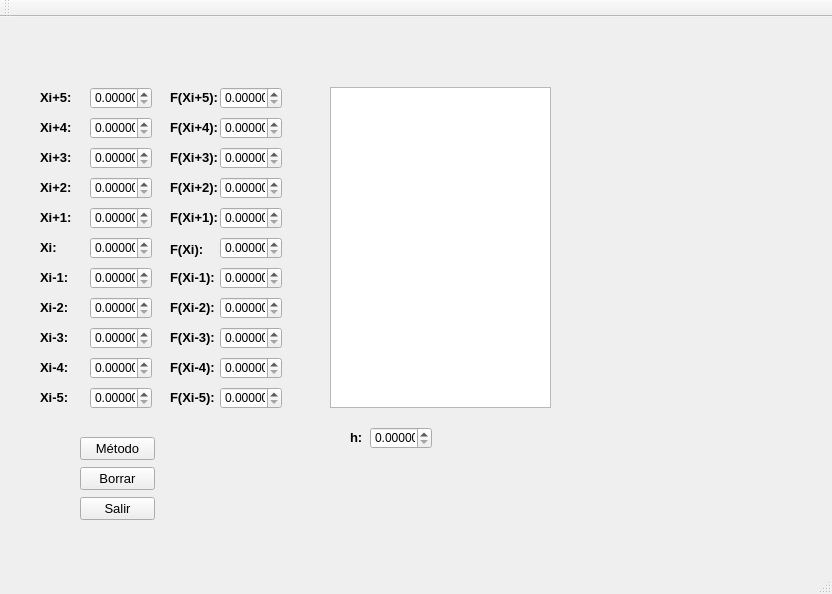
<?xml version="1.0" encoding="UTF-8"?>
<ui version="4.0">
 <class>Integracion</class>
 <widget class="QMainWindow" name="Integracion">
  <property name="geometry">
   <rect>
    <x>0</x>
    <y>0</y>
    <width>832</width>
    <height>594</height>
   </rect>
  </property>
  <property name="windowTitle">
   <string>Integracion</string>
  </property>
  <widget class="QWidget" name="centralWidget">
   <widget class="QDoubleSpinBox" name="X5">
    <property name="geometry">
     <rect>
      <x>90</x>
      <y>70</y>
      <width>62</width>
      <height>22</height>
     </rect>
    </property>
    <property name="decimals">
     <number>5</number>
    </property>
   </widget>
   <widget class="QDoubleSpinBox" name="X4">
    <property name="geometry">
     <rect>
      <x>90</x>
      <y>100</y>
      <width>62</width>
      <height>22</height>
     </rect>
    </property>
    <property name="decimals">
     <number>5</number>
    </property>
   </widget>
   <widget class="QDoubleSpinBox" name="X3">
    <property name="geometry">
     <rect>
      <x>90</x>
      <y>130</y>
      <width>62</width>
      <height>22</height>
     </rect>
    </property>
    <property name="decimals">
     <number>5</number>
    </property>
   </widget>
   <widget class="QDoubleSpinBox" name="X2">
    <property name="geometry">
     <rect>
      <x>90</x>
      <y>160</y>
      <width>62</width>
      <height>22</height>
     </rect>
    </property>
    <property name="decimals">
     <number>5</number>
    </property>
   </widget>
   <widget class="QDoubleSpinBox" name="X1">
    <property name="geometry">
     <rect>
      <x>90</x>
      <y>190</y>
      <width>62</width>
      <height>22</height>
     </rect>
    </property>
    <property name="decimals">
     <number>5</number>
    </property>
   </widget>
   <widget class="QDoubleSpinBox" name="X">
    <property name="geometry">
     <rect>
      <x>90</x>
      <y>220</y>
      <width>62</width>
      <height>22</height>
     </rect>
    </property>
    <property name="decimals">
     <number>5</number>
    </property>
   </widget>
   <widget class="QDoubleSpinBox" name="X_1">
    <property name="geometry">
     <rect>
      <x>90</x>
      <y>250</y>
      <width>62</width>
      <height>22</height>
     </rect>
    </property>
    <property name="decimals">
     <number>5</number>
    </property>
   </widget>
   <widget class="QDoubleSpinBox" name="X_2">
    <property name="geometry">
     <rect>
      <x>90</x>
      <y>280</y>
      <width>62</width>
      <height>22</height>
     </rect>
    </property>
    <property name="decimals">
     <number>5</number>
    </property>
   </widget>
   <widget class="QDoubleSpinBox" name="X_3">
    <property name="geometry">
     <rect>
      <x>90</x>
      <y>310</y>
      <width>62</width>
      <height>22</height>
     </rect>
    </property>
    <property name="decimals">
     <number>5</number>
    </property>
   </widget>
   <widget class="QDoubleSpinBox" name="X_4">
    <property name="geometry">
     <rect>
      <x>90</x>
      <y>340</y>
      <width>62</width>
      <height>22</height>
     </rect>
    </property>
    <property name="decimals">
     <number>5</number>
    </property>
   </widget>
   <widget class="QDoubleSpinBox" name="X_5">
    <property name="geometry">
     <rect>
      <x>90</x>
      <y>370</y>
      <width>62</width>
      <height>22</height>
     </rect>
    </property>
    <property name="decimals">
     <number>5</number>
    </property>
   </widget>
   <widget class="QDoubleSpinBox" name="FX1">
    <property name="geometry">
     <rect>
      <x>220</x>
      <y>190</y>
      <width>62</width>
      <height>22</height>
     </rect>
    </property>
    <property name="decimals">
     <number>5</number>
    </property>
   </widget>
   <widget class="QDoubleSpinBox" name="FX_5">
    <property name="geometry">
     <rect>
      <x>220</x>
      <y>370</y>
      <width>62</width>
      <height>22</height>
     </rect>
    </property>
    <property name="decimals">
     <number>5</number>
    </property>
   </widget>
   <widget class="QDoubleSpinBox" name="FX4">
    <property name="geometry">
     <rect>
      <x>220</x>
      <y>100</y>
      <width>62</width>
      <height>22</height>
     </rect>
    </property>
    <property name="decimals">
     <number>5</number>
    </property>
   </widget>
   <widget class="QDoubleSpinBox" name="FX_3">
    <property name="geometry">
     <rect>
      <x>220</x>
      <y>310</y>
      <width>62</width>
      <height>22</height>
     </rect>
    </property>
    <property name="decimals">
     <number>5</number>
    </property>
   </widget>
   <widget class="QDoubleSpinBox" name="FX_2">
    <property name="geometry">
     <rect>
      <x>220</x>
      <y>280</y>
      <width>62</width>
      <height>22</height>
     </rect>
    </property>
    <property name="decimals">
     <number>5</number>
    </property>
   </widget>
   <widget class="QDoubleSpinBox" name="FX5">
    <property name="geometry">
     <rect>
      <x>220</x>
      <y>70</y>
      <width>62</width>
      <height>22</height>
     </rect>
    </property>
    <property name="decimals">
     <number>5</number>
    </property>
   </widget>
   <widget class="QDoubleSpinBox" name="FX2">
    <property name="geometry">
     <rect>
      <x>220</x>
      <y>160</y>
      <width>62</width>
      <height>22</height>
     </rect>
    </property>
    <property name="decimals">
     <number>5</number>
    </property>
   </widget>
   <widget class="QDoubleSpinBox" name="FX_4">
    <property name="geometry">
     <rect>
      <x>220</x>
      <y>340</y>
      <width>62</width>
      <height>22</height>
     </rect>
    </property>
    <property name="decimals">
     <number>5</number>
    </property>
   </widget>
   <widget class="QDoubleSpinBox" name="FX3">
    <property name="geometry">
     <rect>
      <x>220</x>
      <y>130</y>
      <width>62</width>
      <height>22</height>
     </rect>
    </property>
    <property name="decimals">
     <number>5</number>
    </property>
   </widget>
   <widget class="QDoubleSpinBox" name="FX">
    <property name="geometry">
     <rect>
      <x>220</x>
      <y>220</y>
      <width>62</width>
      <height>22</height>
     </rect>
    </property>
    <property name="decimals">
     <number>5</number>
    </property>
   </widget>
   <widget class="QDoubleSpinBox" name="FX_1">
    <property name="geometry">
     <rect>
      <x>220</x>
      <y>250</y>
      <width>62</width>
      <height>22</height>
     </rect>
    </property>
    <property name="decimals">
     <number>5</number>
    </property>
   </widget>
   <widget class="QLabel" name="label">
    <property name="geometry">
     <rect>
      <x>40</x>
      <y>70</y>
      <width>51</width>
      <height>21</height>
     </rect>
    </property>
    <property name="font">
     <font>
      <family>Arial</family>
      <pointsize>10</pointsize>
      <weight>75</weight>
      <bold>true</bold>
     </font>
    </property>
    <property name="text">
     <string>Xi+5:</string>
    </property>
   </widget>
   <widget class="QLabel" name="label_2">
    <property name="geometry">
     <rect>
      <x>40</x>
      <y>100</y>
      <width>51</width>
      <height>21</height>
     </rect>
    </property>
    <property name="font">
     <font>
      <family>Arial</family>
      <pointsize>10</pointsize>
      <weight>75</weight>
      <bold>true</bold>
     </font>
    </property>
    <property name="text">
     <string>Xi+4:</string>
    </property>
   </widget>
   <widget class="QLabel" name="label_3">
    <property name="geometry">
     <rect>
      <x>40</x>
      <y>130</y>
      <width>51</width>
      <height>21</height>
     </rect>
    </property>
    <property name="font">
     <font>
      <family>Arial</family>
      <pointsize>10</pointsize>
      <weight>75</weight>
      <bold>true</bold>
     </font>
    </property>
    <property name="text">
     <string>Xi+3:</string>
    </property>
   </widget>
   <widget class="QLabel" name="label_4">
    <property name="geometry">
     <rect>
      <x>40</x>
      <y>190</y>
      <width>51</width>
      <height>21</height>
     </rect>
    </property>
    <property name="font">
     <font>
      <family>Arial</family>
      <pointsize>10</pointsize>
      <weight>75</weight>
      <bold>true</bold>
     </font>
    </property>
    <property name="text">
     <string>Xi+1:</string>
    </property>
   </widget>
   <widget class="QLabel" name="label_5">
    <property name="geometry">
     <rect>
      <x>40</x>
      <y>160</y>
      <width>51</width>
      <height>21</height>
     </rect>
    </property>
    <property name="font">
     <font>
      <family>Arial</family>
      <pointsize>10</pointsize>
      <weight>75</weight>
      <bold>true</bold>
     </font>
    </property>
    <property name="text">
     <string>Xi+2:</string>
    </property>
   </widget>
   <widget class="QLabel" name="label_6">
    <property name="geometry">
     <rect>
      <x>40</x>
      <y>220</y>
      <width>51</width>
      <height>21</height>
     </rect>
    </property>
    <property name="font">
     <font>
      <family>Arial</family>
      <pointsize>10</pointsize>
      <weight>75</weight>
      <bold>true</bold>
     </font>
    </property>
    <property name="text">
     <string>Xi:</string>
    </property>
   </widget>
   <widget class="QLabel" name="label_7">
    <property name="geometry">
     <rect>
      <x>40</x>
      <y>250</y>
      <width>51</width>
      <height>21</height>
     </rect>
    </property>
    <property name="font">
     <font>
      <family>Arial</family>
      <pointsize>10</pointsize>
      <weight>75</weight>
      <bold>true</bold>
     </font>
    </property>
    <property name="text">
     <string>Xi-1:</string>
    </property>
   </widget>
   <widget class="QLabel" name="label_8">
    <property name="geometry">
     <rect>
      <x>40</x>
      <y>280</y>
      <width>51</width>
      <height>21</height>
     </rect>
    </property>
    <property name="font">
     <font>
      <family>Arial</family>
      <pointsize>10</pointsize>
      <weight>75</weight>
      <bold>true</bold>
     </font>
    </property>
    <property name="text">
     <string>Xi-2:</string>
    </property>
   </widget>
   <widget class="QLabel" name="label_9">
    <property name="geometry">
     <rect>
      <x>40</x>
      <y>310</y>
      <width>51</width>
      <height>21</height>
     </rect>
    </property>
    <property name="font">
     <font>
      <family>Arial</family>
      <pointsize>10</pointsize>
      <weight>75</weight>
      <bold>true</bold>
     </font>
    </property>
    <property name="text">
     <string>Xi-3:</string>
    </property>
   </widget>
   <widget class="QLabel" name="label_10">
    <property name="geometry">
     <rect>
      <x>40</x>
      <y>340</y>
      <width>51</width>
      <height>21</height>
     </rect>
    </property>
    <property name="font">
     <font>
      <family>Arial</family>
      <pointsize>10</pointsize>
      <weight>75</weight>
      <bold>true</bold>
     </font>
    </property>
    <property name="text">
     <string>Xi-4:</string>
    </property>
   </widget>
   <widget class="QLabel" name="label_11">
    <property name="geometry">
     <rect>
      <x>40</x>
      <y>370</y>
      <width>51</width>
      <height>21</height>
     </rect>
    </property>
    <property name="font">
     <font>
      <family>Arial</family>
      <pointsize>10</pointsize>
      <weight>75</weight>
      <bold>true</bold>
     </font>
    </property>
    <property name="text">
     <string>Xi-5:</string>
    </property>
   </widget>
   <widget class="QLabel" name="label_12">
    <property name="geometry">
     <rect>
      <x>170</x>
      <y>222</y>
      <width>51</width>
      <height>21</height>
     </rect>
    </property>
    <property name="font">
     <font>
      <family>Arial</family>
      <pointsize>10</pointsize>
      <weight>75</weight>
      <bold>true</bold>
     </font>
    </property>
    <property name="text">
     <string>F(Xi):</string>
    </property>
   </widget>
   <widget class="QLabel" name="label_13">
    <property name="geometry">
     <rect>
      <x>170</x>
      <y>280</y>
      <width>51</width>
      <height>21</height>
     </rect>
    </property>
    <property name="font">
     <font>
      <family>Arial</family>
      <pointsize>10</pointsize>
      <weight>75</weight>
      <bold>true</bold>
     </font>
    </property>
    <property name="text">
     <string>F(Xi-2):</string>
    </property>
   </widget>
   <widget class="QLabel" name="label_14">
    <property name="geometry">
     <rect>
      <x>170</x>
      <y>160</y>
      <width>51</width>
      <height>21</height>
     </rect>
    </property>
    <property name="font">
     <font>
      <family>Arial</family>
      <pointsize>10</pointsize>
      <weight>75</weight>
      <bold>true</bold>
     </font>
    </property>
    <property name="text">
     <string>F(Xi+2):</string>
    </property>
   </widget>
   <widget class="QLabel" name="label_15">
    <property name="geometry">
     <rect>
      <x>170</x>
      <y>130</y>
      <width>51</width>
      <height>21</height>
     </rect>
    </property>
    <property name="font">
     <font>
      <family>Arial</family>
      <pointsize>10</pointsize>
      <weight>75</weight>
      <bold>true</bold>
     </font>
    </property>
    <property name="text">
     <string>F(Xi+3):</string>
    </property>
   </widget>
   <widget class="QLabel" name="label_16">
    <property name="geometry">
     <rect>
      <x>170</x>
      <y>340</y>
      <width>51</width>
      <height>21</height>
     </rect>
    </property>
    <property name="font">
     <font>
      <family>Arial</family>
      <pointsize>10</pointsize>
      <weight>75</weight>
      <bold>true</bold>
     </font>
    </property>
    <property name="text">
     <string>F(Xi-4):</string>
    </property>
   </widget>
   <widget class="QLabel" name="label_17">
    <property name="geometry">
     <rect>
      <x>170</x>
      <y>70</y>
      <width>51</width>
      <height>21</height>
     </rect>
    </property>
    <property name="font">
     <font>
      <family>Arial</family>
      <pointsize>10</pointsize>
      <weight>75</weight>
      <bold>true</bold>
     </font>
    </property>
    <property name="text">
     <string>F(Xi+5):</string>
    </property>
   </widget>
   <widget class="QLabel" name="label_18">
    <property name="geometry">
     <rect>
      <x>170</x>
      <y>100</y>
      <width>51</width>
      <height>21</height>
     </rect>
    </property>
    <property name="font">
     <font>
      <family>Arial</family>
      <pointsize>10</pointsize>
      <weight>75</weight>
      <bold>true</bold>
     </font>
    </property>
    <property name="text">
     <string>F(Xi+4):</string>
    </property>
   </widget>
   <widget class="QLabel" name="label_19">
    <property name="geometry">
     <rect>
      <x>170</x>
      <y>370</y>
      <width>51</width>
      <height>21</height>
     </rect>
    </property>
    <property name="font">
     <font>
      <family>Arial</family>
      <pointsize>10</pointsize>
      <weight>75</weight>
      <bold>true</bold>
     </font>
    </property>
    <property name="text">
     <string>F(Xi-5):</string>
    </property>
   </widget>
   <widget class="QLabel" name="label_20">
    <property name="geometry">
     <rect>
      <x>170</x>
      <y>190</y>
      <width>51</width>
      <height>21</height>
     </rect>
    </property>
    <property name="font">
     <font>
      <family>Arial</family>
      <pointsize>10</pointsize>
      <weight>75</weight>
      <bold>true</bold>
     </font>
    </property>
    <property name="text">
     <string>F(Xi+1):</string>
    </property>
   </widget>
   <widget class="QLabel" name="label_21">
    <property name="geometry">
     <rect>
      <x>170</x>
      <y>250</y>
      <width>51</width>
      <height>21</height>
     </rect>
    </property>
    <property name="font">
     <font>
      <family>Arial</family>
      <pointsize>10</pointsize>
      <weight>75</weight>
      <bold>true</bold>
     </font>
    </property>
    <property name="text">
     <string>F(Xi-1):</string>
    </property>
   </widget>
   <widget class="QLabel" name="label_22">
    <property name="geometry">
     <rect>
      <x>170</x>
      <y>310</y>
      <width>51</width>
      <height>21</height>
     </rect>
    </property>
    <property name="font">
     <font>
      <family>Arial</family>
      <pointsize>10</pointsize>
      <weight>75</weight>
      <bold>true</bold>
     </font>
    </property>
    <property name="text">
     <string>F(Xi-3):</string>
    </property>
   </widget>
   <widget class="QPushButton" name="Metodo">
    <property name="geometry">
     <rect>
      <x>80</x>
      <y>420</y>
      <width>75</width>
      <height>23</height>
     </rect>
    </property>
    <property name="font">
     <font>
      <family>Arial</family>
      <pointsize>10</pointsize>
     </font>
    </property>
    <property name="text">
     <string>Método</string>
    </property>
   </widget>
   <widget class="QPushButton" name="Borrar">
    <property name="geometry">
     <rect>
      <x>80</x>
      <y>450</y>
      <width>75</width>
      <height>23</height>
     </rect>
    </property>
    <property name="font">
     <font>
      <family>Arial</family>
      <pointsize>10</pointsize>
     </font>
    </property>
    <property name="text">
     <string>Borrar</string>
    </property>
   </widget>
   <widget class="QPushButton" name="pushButton_3">
    <property name="geometry">
     <rect>
      <x>80</x>
      <y>480</y>
      <width>75</width>
      <height>23</height>
     </rect>
    </property>
    <property name="font">
     <font>
      <family>Arial</family>
      <pointsize>10</pointsize>
     </font>
    </property>
    <property name="text">
     <string>Salir</string>
    </property>
   </widget>
   <widget class="QTextEdit" name="Texto">
    <property name="geometry">
     <rect>
      <x>330</x>
      <y>70</y>
      <width>221</width>
      <height>321</height>
     </rect>
    </property>
   </widget>
   <widget class="QLabel" name="label_23">
    <property name="geometry">
     <rect>
      <x>350</x>
      <y>410</y>
      <width>51</width>
      <height>21</height>
     </rect>
    </property>
    <property name="font">
     <font>
      <family>Arial</family>
      <pointsize>10</pointsize>
      <weight>75</weight>
      <bold>true</bold>
     </font>
    </property>
    <property name="text">
     <string>h:</string>
    </property>
   </widget>
   <widget class="QDoubleSpinBox" name="h">
    <property name="geometry">
     <rect>
      <x>370</x>
      <y>410</y>
      <width>62</width>
      <height>22</height>
     </rect>
    </property>
    <property name="decimals">
     <number>5</number>
    </property>
   </widget>
  </widget>
  <widget class="QMenuBar" name="menuBar">
   <property name="geometry">
    <rect>
     <x>0</x>
     <y>0</y>
     <width>832</width>
     <height>21</height>
    </rect>
   </property>
  </widget>
  <widget class="QToolBar" name="mainToolBar">
   <attribute name="toolBarArea">
    <enum>TopToolBarArea</enum>
   </attribute>
   <attribute name="toolBarBreak">
    <bool>false</bool>
   </attribute>
  </widget>
  <widget class="QStatusBar" name="statusBar"/>
 </widget>
 <layoutdefault spacing="6" margin="11"/>
 <resources/>
 <connections>
  <connection>
   <sender>pushButton_3</sender>
   <signal>clicked()</signal>
   <receiver>Integracion</receiver>
   <slot>close()</slot>
   <hints>
    <hint type="sourcelabel">
     <x>134</x>
     <y>520</y>
    </hint>
    <hint type="destinationlabel">
     <x>134</x>
     <y>553</y>
    </hint>
   </hints>
  </connection>
 </connections>
</ui>
